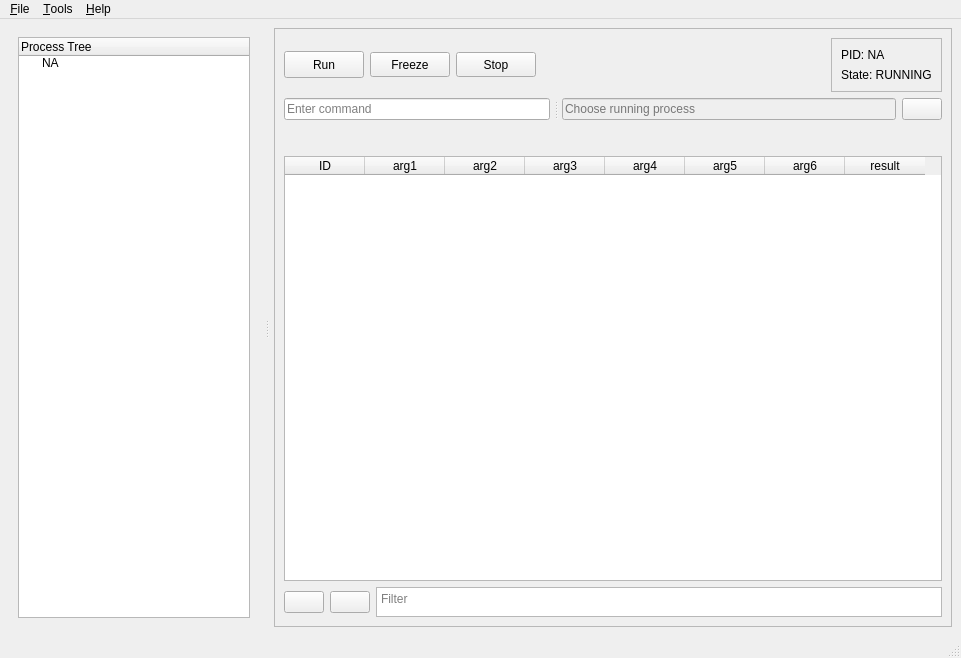
<?xml version="1.0" encoding="UTF-8"?>
<ui version="4.0">
 <class>DebugWindow</class>
 <widget class="QMainWindow" name="DebugWindow">
  <property name="geometry">
   <rect>
    <x>0</x>
    <y>0</y>
    <width>961</width>
    <height>658</height>
   </rect>
  </property>
  <property name="windowTitle">
   <string>Syscall Debugger</string>
  </property>
  <property name="accessibleName">
   <string/>
  </property>
  <widget class="QWidget" name="centralwidget">
   <layout class="QGridLayout" name="gridLayout_4">
    <item row="0" column="0">
     <widget class="QSplitter" name="splitter">
      <property name="minimumSize">
       <size>
        <width>0</width>
        <height>0</height>
       </size>
      </property>
      <property name="orientation">
       <enum>Qt::Horizontal</enum>
      </property>
      <property name="handleWidth">
       <number>15</number>
      </property>
      <widget class="QFrame" name="frame_2">
       <property name="sizePolicy">
        <sizepolicy hsizetype="Expanding" vsizetype="Preferred">
         <horstretch>0</horstretch>
         <verstretch>0</verstretch>
        </sizepolicy>
       </property>
       <property name="minimumSize">
        <size>
         <width>120</width>
         <height>0</height>
        </size>
       </property>
       <property name="maximumSize">
        <size>
         <width>250</width>
         <height>16777215</height>
        </size>
       </property>
       <property name="baseSize">
        <size>
         <width>125</width>
         <height>0</height>
        </size>
       </property>
       <property name="frameShape">
        <enum>QFrame::NoFrame</enum>
       </property>
       <property name="frameShadow">
        <enum>QFrame::Raised</enum>
       </property>
       <layout class="QGridLayout" name="gridLayout_2">
        <item row="0" column="0">
         <widget class="QTreeWidget" name="processTree">
          <property name="sizePolicy">
           <sizepolicy hsizetype="Minimum" vsizetype="Expanding">
            <horstretch>0</horstretch>
            <verstretch>0</verstretch>
           </sizepolicy>
          </property>
          <property name="maximumSize">
           <size>
            <width>16777215</width>
            <height>16777215</height>
           </size>
          </property>
          <property name="baseSize">
           <size>
            <width>0</width>
            <height>0</height>
           </size>
          </property>
          <column>
           <property name="text">
            <string>Process Tree</string>
           </property>
          </column>
          <item>
           <property name="text">
            <string>NA</string>
           </property>
          </item>
         </widget>
        </item>
       </layout>
      </widget>
      <widget class="QFrame" name="frame">
       <property name="frameShape">
        <enum>QFrame::StyledPanel</enum>
       </property>
       <property name="frameShadow">
        <enum>QFrame::Raised</enum>
       </property>
       <layout class="QGridLayout" name="gridLayout_3">
        <item row="0" column="0" colspan="3">
         <layout class="QHBoxLayout" name="horizontalLayout">
          <item>
           <widget class="QPushButton" name="bRun">
            <property name="sizePolicy">
             <sizepolicy hsizetype="Maximum" vsizetype="Fixed">
              <horstretch>0</horstretch>
              <verstretch>0</verstretch>
             </sizepolicy>
            </property>
            <property name="minimumSize">
             <size>
              <width>30</width>
              <height>0</height>
             </size>
            </property>
            <property name="maximumSize">
             <size>
              <width>16777215</width>
              <height>27</height>
             </size>
            </property>
            <property name="text">
             <string>Run</string>
            </property>
           </widget>
          </item>
          <item>
           <widget class="QPushButton" name="bFreeze">
            <property name="sizePolicy">
             <sizepolicy hsizetype="Maximum" vsizetype="Fixed">
              <horstretch>0</horstretch>
              <verstretch>0</verstretch>
             </sizepolicy>
            </property>
            <property name="minimumSize">
             <size>
              <width>40</width>
              <height>0</height>
             </size>
            </property>
            <property name="maximumSize">
             <size>
              <width>16777215</width>
              <height>25</height>
             </size>
            </property>
            <property name="text">
             <string>Freeze</string>
            </property>
            <property name="checkable">
             <bool>true</bool>
            </property>
           </widget>
          </item>
          <item>
           <widget class="QPushButton" name="bStop">
            <property name="sizePolicy">
             <sizepolicy hsizetype="Maximum" vsizetype="Fixed">
              <horstretch>0</horstretch>
              <verstretch>0</verstretch>
             </sizepolicy>
            </property>
            <property name="minimumSize">
             <size>
              <width>40</width>
              <height>0</height>
             </size>
            </property>
            <property name="maximumSize">
             <size>
              <width>16777215</width>
              <height>25</height>
             </size>
            </property>
            <property name="text">
             <string>Stop</string>
            </property>
           </widget>
          </item>
          <item>
           <spacer name="horizontalSpacer_3">
            <property name="orientation">
             <enum>Qt::Horizontal</enum>
            </property>
            <property name="sizeType">
             <enum>QSizePolicy::Expanding</enum>
            </property>
            <property name="sizeHint" stdset="0">
             <size>
              <width>40</width>
              <height>20</height>
             </size>
            </property>
           </spacer>
          </item>
          <item>
           <widget class="QFrame" name="frame_infos">
            <property name="sizePolicy">
             <sizepolicy hsizetype="Fixed" vsizetype="Preferred">
              <horstretch>0</horstretch>
              <verstretch>0</verstretch>
             </sizepolicy>
            </property>
            <property name="frameShape">
             <enum>QFrame::StyledPanel</enum>
            </property>
            <property name="frameShadow">
             <enum>QFrame::Raised</enum>
            </property>
            <layout class="QGridLayout" name="gridLayout">
             <item row="1" column="0">
              <widget class="QLabel" name="labelState">
               <property name="text">
                <string>State: RUNNING</string>
               </property>
              </widget>
             </item>
             <item row="0" column="0">
              <widget class="QLabel" name="labelPID">
               <property name="text">
                <string>PID: NA</string>
               </property>
              </widget>
             </item>
            </layout>
           </widget>
          </item>
         </layout>
        </item>
        <item row="1" column="0" colspan="3">
         <widget class="QSplitter" name="splitter_2">
          <property name="orientation">
           <enum>Qt::Horizontal</enum>
          </property>
          <property name="handleWidth">
           <number>12</number>
          </property>
          <widget class="QLineEdit" name="cmd">
           <property name="placeholderText">
            <string>Enter command</string>
           </property>
          </widget>
          <widget class="QWidget" name="layoutWidget">
           <layout class="QGridLayout" name="gridLayout_5">
            <item row="0" column="0">
             <widget class="QLineEdit" name="processSelect">
              <property name="enabled">
               <bool>false</bool>
              </property>
              <property name="text">
               <string/>
              </property>
              <property name="placeholderText">
               <string>Choose running process</string>
              </property>
             </widget>
            </item>
            <item row="0" column="1">
             <widget class="QPushButton" name="bProcessSelect">
              <property name="minimumSize">
               <size>
                <width>32</width>
                <height>0</height>
               </size>
              </property>
              <property name="text">
               <string/>
              </property>
              <property name="icon">
               <iconset resource="../res/ressources.qrc">
                <normaloff>:/images/processSelect.png</normaloff>:/images/processSelect.png</iconset>
              </property>
             </widget>
            </item>
           </layout>
          </widget>
         </widget>
        </item>
        <item row="2" column="2">
         <spacer name="verticalSpacer">
          <property name="orientation">
           <enum>Qt::Vertical</enum>
          </property>
          <property name="sizeType">
           <enum>QSizePolicy::Maximum</enum>
          </property>
          <property name="sizeHint" stdset="0">
           <size>
            <width>20</width>
            <height>30</height>
           </size>
          </property>
         </spacer>
        </item>
        <item row="3" column="0" colspan="3">
         <widget class="QTableWidget" name="callLogs">
          <property name="sizePolicy">
           <sizepolicy hsizetype="Ignored" vsizetype="Expanding">
            <horstretch>0</horstretch>
            <verstretch>0</verstretch>
           </sizepolicy>
          </property>
          <property name="minimumSize">
           <size>
            <width>0</width>
            <height>0</height>
           </size>
          </property>
          <property name="alternatingRowColors">
           <bool>false</bool>
          </property>
          <attribute name="horizontalHeaderCascadingSectionResizes">
           <bool>false</bool>
          </attribute>
          <attribute name="horizontalHeaderMinimumSectionSize">
           <number>50</number>
          </attribute>
          <attribute name="horizontalHeaderDefaultSectionSize">
           <number>80</number>
          </attribute>
          <attribute name="horizontalHeaderHighlightSections">
           <bool>true</bool>
          </attribute>
          <attribute name="horizontalHeaderShowSortIndicator" stdset="0">
           <bool>false</bool>
          </attribute>
          <attribute name="horizontalHeaderStretchLastSection">
           <bool>false</bool>
          </attribute>
          <attribute name="verticalHeaderVisible">
           <bool>false</bool>
          </attribute>
          <column>
           <property name="text">
            <string>ID</string>
           </property>
          </column>
          <column>
           <property name="text">
            <string>arg1</string>
           </property>
          </column>
          <column>
           <property name="text">
            <string>arg2</string>
           </property>
          </column>
          <column>
           <property name="text">
            <string>arg3</string>
           </property>
          </column>
          <column>
           <property name="text">
            <string>arg4</string>
           </property>
          </column>
          <column>
           <property name="text">
            <string>arg5</string>
           </property>
          </column>
          <column>
           <property name="text">
            <string>arg6</string>
           </property>
          </column>
          <column>
           <property name="text">
            <string>result</string>
           </property>
          </column>
         </widget>
        </item>
        <item row="4" column="0">
         <widget class="QPushButton" name="bClearCallLogs">
          <property name="minimumSize">
           <size>
            <width>32</width>
            <height>0</height>
           </size>
          </property>
          <property name="text">
           <string/>
          </property>
          <property name="icon">
           <iconset resource="../res/ressources.qrc">
            <normaloff>:/images/clean.png</normaloff>:/images/clean.png</iconset>
          </property>
         </widget>
        </item>
        <item row="4" column="1">
         <widget class="QPushButton" name="bPlayPauseTable">
          <property name="minimumSize">
           <size>
            <width>32</width>
            <height>0</height>
           </size>
          </property>
          <property name="text">
           <string/>
          </property>
          <property name="icon">
           <iconset resource="../res/ressources.qrc">
            <normaloff>:/images/pause.png</normaloff>:/images/pause.png</iconset>
          </property>
         </widget>
        </item>
        <item row="4" column="2">
         <widget class="QTextEdit" name="filter">
          <property name="maximumSize">
           <size>
            <width>16777215</width>
            <height>30</height>
           </size>
          </property>
          <property name="placeholderText">
           <string>Filter</string>
          </property>
         </widget>
        </item>
       </layout>
      </widget>
     </widget>
    </item>
   </layout>
  </widget>
  <widget class="QMenuBar" name="menubar">
   <property name="geometry">
    <rect>
     <x>0</x>
     <y>0</y>
     <width>961</width>
     <height>30</height>
    </rect>
   </property>
   <widget class="QMenu" name="menu_File">
    <property name="title">
     <string>&amp;File</string>
    </property>
    <addaction name="actionSaveAs"/>
    <addaction name="separator"/>
   </widget>
   <widget class="QMenu" name="menu_Tools">
    <property name="title">
     <string>&amp;Tools</string>
    </property>
    <widget class="QMenu" name="menuQuickRun">
     <property name="title">
      <string>Quick Run</string>
     </property>
     <addaction name="actionQuickProcessSelect"/>
     <addaction name="actionQuickProcessCmd"/>
    </widget>
    <addaction name="actionTraceChilds"/>
    <addaction name="actionClearChilds"/>
    <addaction name="separator"/>
    <addaction name="menuQuickRun"/>
    <addaction name="actionSettings"/>
   </widget>
   <widget class="QMenu" name="menu_Help">
    <property name="title">
     <string>&amp;Help</string>
    </property>
    <addaction name="separator"/>
    <addaction name="actionAbout"/>
   </widget>
   <addaction name="menu_File"/>
   <addaction name="menu_Tools"/>
   <addaction name="menu_Help"/>
  </widget>
  <widget class="QStatusBar" name="statusbar"/>
  <action name="actionSaveAs">
   <property name="text">
    <string>&amp;Save as</string>
   </property>
  </action>
  <action name="actionSettings">
   <property name="text">
    <string>Settings</string>
   </property>
  </action>
  <action name="actionAbout">
   <property name="text">
    <string>&amp;About</string>
   </property>
  </action>
  <action name="actionGithub">
   <property name="text">
    <string>Github</string>
   </property>
  </action>
  <action name="actionTraceChilds">
   <property name="checkable">
    <bool>true</bool>
   </property>
   <property name="checked">
    <bool>true</bool>
   </property>
   <property name="text">
    <string>Also trace childs</string>
   </property>
  </action>
  <action name="actionClearChilds">
   <property name="enabled">
    <bool>false</bool>
   </property>
   <property name="text">
    <string>Clear childs</string>
   </property>
  </action>
  <action name="actionQuickProcessSelect">
   <property name="checkable">
    <bool>true</bool>
   </property>
   <property name="checked">
    <bool>true</bool>
   </property>
   <property name="text">
    <string>Process Selector</string>
   </property>
  </action>
  <action name="actionQuickProcessCmd">
   <property name="checkable">
    <bool>true</bool>
   </property>
   <property name="checked">
    <bool>true</bool>
   </property>
   <property name="text">
    <string>Process command</string>
   </property>
  </action>
 </widget>
 <resources>
  <include location="../res/ressources.qrc"/>
 </resources>
 <connections/>
</ui>
